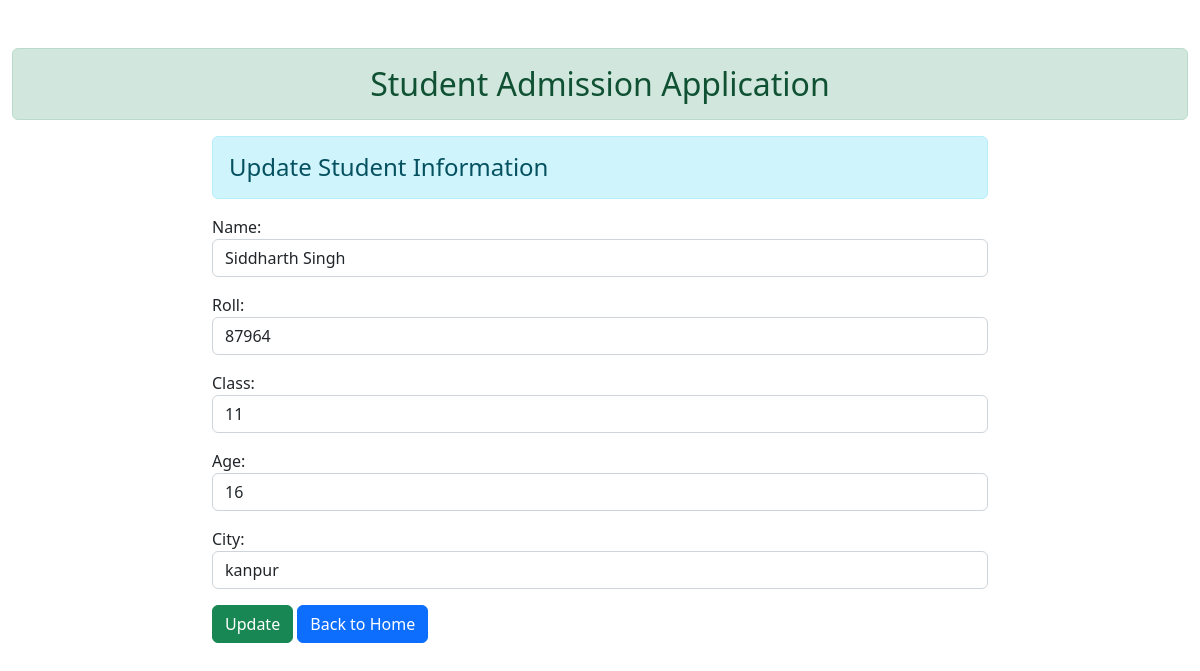
The app's page /12/ with its own data.
### Home/models.py (models this page shows)
class User(models.Model):
    name=models.CharField(max_length=20)
    roll=models.IntegerField(unique=True)
    Class=models.IntegerField()
    Age=models.IntegerField()
    City=models.CharField(max_length=20)

### Home/views.py (the view)
# urls.py: path('<int:id>/', views.update_data, name='updatedata')
def update_data(request, id):
    if request.method == 'POST':
        pi=User.objects.get(pk=id)
        fm=StudentRegistration(request.POST,instance=pi)
        if fm.is_valid():
            fm.save()
    else:
        pi = User.objects.get(pk=id)
        fm = StudentRegistration(instance=pi)
    return render(request, 'enroll/update.html',{'form':fm})

### Home/forms.py
class StudentRegistration(forms.ModelForm):
    class Meta:
        model = User
        fields = ['name', 'roll', 'Class', 'Age', 'City']
        widgets = {
            'name': forms.TextInput(attrs={'class': 'form-control'}),
            'roll': forms.TextInput(attrs={'class': 'form-control'}),
            'Class': forms.TextInput(attrs={'class': 'form-control'}),
            'Age': forms.TextInput(attrs={'class': 'form-control'}),
            'City': forms.TextInput(attrs={'class': 'form-control'}),
        }

### Home/templates/enroll/Update.html (shortened to what this page needs)
{% extends 'enroll/base.html'%}
{% block content %}
    <div class="row">
        <div class="col-sm-8 offset-2">
            <h4 class='alert alert-info'>Update Student Information</h4>
            <form action="#" method='post'>
                {{form.as_p}}
                <input type="submit" class="btn btn-success" value="Update" >
                <a href="{% url 'addandshow' %}" class="btn btn-primary">Back to Home</a>
            </form>
        </div>
    </div>
{% endblock content%}

### records on screen
User: name "Siddharth Singh", roll "87964", Class "11", Age "16", City "kanpur"
